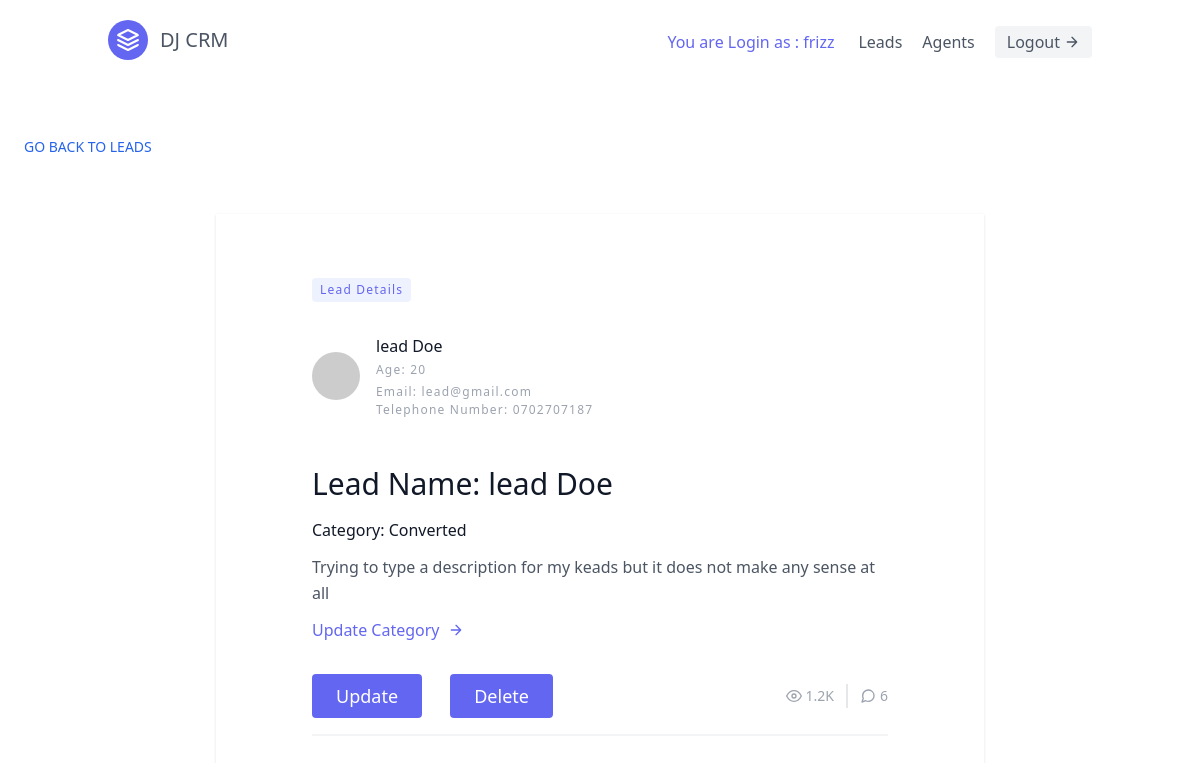
Screenshot of /leads/detail/1/ (signed in) with the database file from the repository.
### leads/models.py (models this page shows, shortened)
class User(AbstractUser):
    is_agent = models.BooleanField(default=False)
    is_organiser = models.BooleanField(default=True)

class Lead(models.Model):
    first_name = models.CharField(max_length=20)
    last_name = models.CharField(max_length=20)
    age = models.IntegerField(default=0)
    organisation = models.ForeignKey(UserProfile, on_delete=models.CASCADE)
    agent = models.ForeignKey(
        'Agent', blank=True, null=True, on_delete=models.SET_NULL)
    category = models.ForeignKey(
        'Category', related_name='leads', on_delete=models.SET_NULL, blank=True, null=True)
    description = models.TextField()
    date_added = models.DateTimeField(auto_now_add=True)
    phone_number = models.CharField(max_length=20)
    email = models.EmailField()

class Category(models.Model):
    name = models.CharField(max_length=30)
    organisation = models.ForeignKey(
        UserProfile, on_delete=models.CASCADE)
    def __str__(self):
        return self.name

### leads/views.py (the view)
# urls.py: path('detail/<str:pk>/', views.Leads_Detail_View.as_view(), name="detail"),
class Leads_Detail_View(LoginRequiredMixin, DetailView):
    template_name = 'lead_detail.html'
    context_object_name = "lead"
    def get_queryset(self):
        user = self.request.user
        if user.is_organiser:
            queryset = Lead.objects.filter(organisation=user.userprofile)
        else:
            queryset = Lead.objects.filter(
                organisation=user.agent.organisation)
            queryset = Lead.objects.filter(agent__user=user)
        return queryset

### leads/templates/lead_detail.html (shortened to what this page needs)
{% extends 'base.html' %}
{% block content %}
<section class="text-gray-600 body-font overflow-hidden">
  <a href="{% url 'leads:leads' %}"
    class="inline-block px-6 py-2.5 bg-transparent text-blue-600 font-medium text-sm leading-tight uppercase rounded hover:bg-gray-100 focus:text-blue-700 focus:bg-gray-100 focus:outline-none focus:ring-0 active:bg-gray-200 active:text-blue-800 transition duration-300 ease-in-out mt-12">Go
    back to leads</a>
  <div class="container px-5 py-24 mx-auto">
    <div class="flex flex-wrap -m-12 ">
      <div class="px-24 py-16 shadow max-w-3xl flex flex-col items-start mx-auto">
        <span
          class="inline-block py-1 px-2 rounded bg-indigo-50 text-indigo-500 text-xs font-medium tracking-widest">Lead
          Details</span>
        <a class="inline-flex items-center my-8">
          <img alt="blog" src="https://dummyimage.com/104x104"
            class="w-12 h-12 rounded-full flex-shrink-0 object-cover object-center">
          <span class="flex-grow flex flex-col pl-4">
            <span class="title-font font-medium text-gray-900">{{ lead.first_name}} {{lead.last_name}}</span>
            <span class="text-gray-400 text-xs tracking-widest my-1">Age: {{lead.age}}</span>
            <span class="text-gray-400 text-xs tracking-widest mt-0.5">Email: {{lead.email}}</span>
            <span class="text-gray-400 text-xs tracking-widest mt-0.5">Telephone Number: {{lead.phone_number}}</span>
          </span>
        </a>
        <h2 class="sm:text-3xl text-2xl title-font font-medium text-gray-900 mt-4 mb-4">Lead Name: {{lead.first_name}}
          {{lead.last_name}}</h2>
        <span class="title-font font-medium text-gray-900 mb-3">Category: {{lead.category}}</span>
        <p class="leading-relaxed">{{lead.description}}</p>
        <a href="{% url 'leads:category_update' lead.id %}"
          class="mt-3 text-indigo-500 inline-flex items-center  mb-8">Update Category
          <svg fill="none" stroke="currentColor" stroke-linecap="round" stroke-linejoin="round" stroke-width="2"
            class="w-4 h-4 ml-2" viewBox="0 0 24 24">
            <path d="M5 12h14M12 5l7 7-7 7"></path>
          </svg>
        </a>
        <div class="flex items-center flex-wrap pb-4 mb-6 border-b-2 border-gray-100 mt-auto w-full">
          <form method="post" class="lead-actions">
            <a href="{% url 'leads:update' lead.id %}"
              class="inline-flex text-white bg-indigo-500 border-0 py-2  mr-6 px-6 focus:outline-none hover:bg-indigo-600 rounded text-lg">Update</a>
            <button type="submit" id="delete"
              class="inline-flex text-white bg-indigo-500 border-0 py-2 px-6 focus:outline-none hover:bg-indigo-600 rounded text-lg"
              data-id="{{lead.id}}">Delete</button>
          </form>
          <span
            class="text-gray-400 mr-3 inline-flex items-center ml-auto leading-none text-sm pr-3 py-1 border-r-2 border-gray-200">
            <svg class="w-4 h-4 mr-1" stroke="currentColor" stroke-width="2" fill="none" stroke-linecap="round"
              stroke-linejoin="round" viewBox="0 0 24 24">
              <path d="M1 12s4-8 11-8 11 8 11 8-4 8-11 8-11-8-11-8z"></path>
              <circle cx="12" cy="12" r="3"></circle>
            </svg>1.2K
          </span>
          <span class="text-gray-400 inline-flex items-center leading-none text-sm">
            6
          </span>
        </div>
      </div>
    </div>
  </div>
</section>
{% endblock%}

### templates/navbar.html (shortened to what this page needs)
<header class="text-gray-600 body-font">
  <div class="container mx-auto flex flex-wrap p-5 flex-col md:flex-row items-center">
    <a class="flex title-font font-medium items-center text-gray-900 mb-4 md:mb-0">
      <svg xmlns="http://www.w3.org/2000/svg" fill="none" stroke="currentColor" stroke-linecap="round"
        stroke-linejoin="round" stroke-width="2" class="w-10 h-10 text-white p-2 bg-indigo-500 rounded-full"
        viewBox="0 0 24 24">
        <path d="M12 2L2 7l10 5 10-5-10-5zM2 17l10 5 10-5M2 12l10 5 10-5"></path>
      </svg>
      <a href="{% url 'home' %}" class="ml-3 text-xl">DJ CRM</a>
    </a>
    <nav class="md:ml-auto flex flex-wrap items-center text-base justify-center sm:mt-4 md:mt-1">
      {% if request.user.is_authenticated %}
      <section class="flex flex-wrap items-center text-base justify-center mt-4 md:mt-0">
        <h1 class="mr-6 text-indigo-500 ">You are Login as : {{request.user.username}}</h1>
        <a href="{% url 'leads:leads'%}" class="mr-5 hover:text-gray-900">Leads</a>
        {% if request.user.is_organiser %}
        <a href="{% url 'agents:agents_list'%}" class="mr-5 hover:text-gray-900">Agents</a>
        {% endif %}
        <a href="{% url 'logout'%}"
          class="inline-flex items-center bg-gray-100 border-0 py-1 px-3 focus:outline-none hover:bg-gray-200 rounded text-base">
          Logout
          <svg fill="none" stroke="currentColor" stroke-linecap="round" stroke-linejoin="round" stroke-width="2"
            class="w-4 h-4 ml-1" viewBox="0 0 24 24">
            <path d="M5 12h14M12 5l7 7-7 7"></path>
          </svg>
        </a>
      </section>
      {% endif %}
    </nav>
  </div>
</header>

### rows the page displays
User: user.username "frizz"
Lead: first_name "lead", last_name "Doe", age "20", email "lead@gmail.com", phone_number "0702707187", category "Converted", description "Trying to type a description for my keads but it does not make any sense at all"
